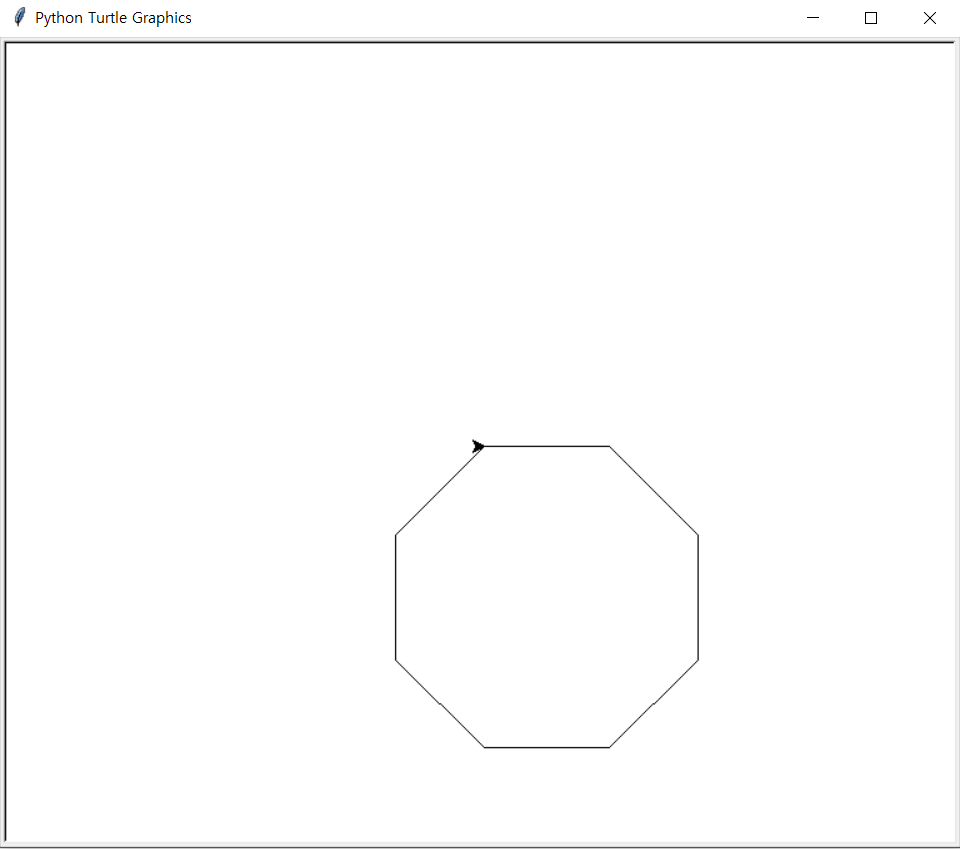

The Python source for this figure:
import turtle as t
n = int(t.textinput("정다각형","몇각형을 원하시나요?"))
for i in range(n):
    t.forward(100)
    t.right(180-180*(n-2)/n)
    
